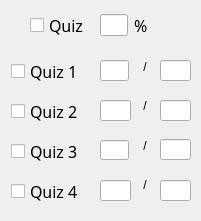
      <widget class="QWidget" name="widget" native="true">
       <property name="geometry">
        <rect>
         <x>50</x>
         <y>400</y>
         <width>201</width>
         <height>221</height>
        </rect>
       </property>
       <property name="styleSheet">
        <string notr="true">font: 12pt &quot;Bahnschrift SemiBold&quot;;
</string>
       </property>
       <widget class="QWidget" name="layoutWidget">
        <property name="geometry">
         <rect>
          <x>30</x>
          <y>10</y>
          <width>131</width>
          <height>31</height>
         </rect>
        </property>
        <layout class="QHBoxLayout" name="horizontalLayout_9">
         <item>
          <widget class="QCheckBox" name="quizChk">
           <property name="font">
            <font>
             <family>Bahnschrift SemiBold</family>
             <pointsize>12</pointsize>
             <weight>50</weight>
             <italic>false</italic>
             <bold>false</bold>
            </font>
           </property>
           <property name="text">
            <string>Quiz </string>
           </property>
          </widget>
         </item>
         <item>
          <layout class="QHBoxLayout" name="horizontalLayout">
           <item>
            <widget class="QLineEdit" name="assPct1_3">
             <property name="sizePolicy">
              <sizepolicy hsizetype="Ignored" vsizetype="Fixed">
               <horstretch>0</horstretch>
               <verstretch>0</verstretch>
              </sizepolicy>
             </property>
             <property name="styleSheet">
              <string notr="true">font: 25 10pt &quot;Bahnschrift Light&quot;;</string>
             </property>
            </widget>
           </item>
           <item>
            <widget class="QLabel" name="label_179">
             <property name="font">
              <font>
               <family>Bahnschrift SemiBold</family>
               <pointsize>12</pointsize>
               <weight>50</weight>
               <italic>false</italic>
               <bold>false</bold>
              </font>
             </property>
             <property name="text">
              <string>%</string>
             </property>
            </widget>
           </item>
          </layout>
         </item>
        </layout>
       </widget>
       <widget class="QWidget" name="layoutWidget">
        <property name="geometry">
         <rect>
          <x>140</x>
          <y>50</y>
          <width>20</width>
          <height>151</height>
         </rect>
        </property>
        <layout class="QVBoxLayout" name="verticalLayout_5">
         <item>
          <widget class="QLabel" name="label_16">
           <property name="text">
            <string> / </string>
           </property>
          </widget>
         </item>
         <item>
          <widget class="QLabel" name="label_13">
           <property name="text">
            <string> /</string>
           </property>
          </widget>
         </item>
         <item>
          <widget class="QLabel" name="label_15">
           <property name="text">
            <string> /</string>
           </property>
          </widget>
         </item>
         <item>
          <widget class="QLabel" name="label_14">
           <property name="text">
            <string> /</string>
           </property>
          </widget>
         </item>
        </layout>
       </widget>
       <widget class="QLineEdit" name="qL1">
        <property name="geometry">
         <rect>
          <x>100</x>
          <y>60</y>
          <width>29</width>
          <height>21</height>
         </rect>
        </property>
        <property name="styleSheet">
         <string notr="true">font: 25 10pt &quot;Bahnschrift Light&quot;;</string>
        </property>
       </widget>
       <widget class="QLineEdit" name="qL2">
        <property name="geometry">
         <rect>
          <x>100</x>
          <y>100</y>
          <width>31</width>
          <height>21</height>
         </rect>
        </property>
        <property name="styleSheet">
         <string notr="true">font: 25 10pt &quot;Bahnschrift Light&quot;;</string>
        </property>
       </widget>
       <widget class="QLineEdit" name="qL3">
        <property name="geometry">
         <rect>
          <x>100</x>
          <y>140</y>
          <width>29</width>
          <height>20</height>
         </rect>
        </property>
        <property name="styleSheet">
         <string notr="true">font: 25 10pt &quot;Bahnschrift Light&quot;;</string>
        </property>
       </widget>
       <widget class="QLineEdit" name="qL4">
        <property name="geometry">
         <rect>
          <x>100</x>
          <y>180</y>
          <width>31</width>
          <height>21</height>
         </rect>
        </property>
        <property name="styleSheet">
         <string notr="true">font: 25 10pt &quot;Bahnschrift Light&quot;;</string>
        </property>
       </widget>
       <widget class="QLineEdit" name="pctQ1">
        <property name="geometry">
         <rect>
          <x>160</x>
          <y>60</y>
          <width>31</width>
          <height>21</height>
         </rect>
        </property>
        <property name="styleSheet">
         <string notr="true">font: 25 10pt &quot;Bahnschrift Light&quot;;</string>
        </property>
       </widget>
       <widget class="QLineEdit" name="pctQ2">
        <property name="geometry">
         <rect>
          <x>160</x>
          <y>100</y>
          <width>31</width>
          <height>21</height>
         </rect>
        </property>
        <property name="styleSheet">
         <string notr="true">font: 25 10pt &quot;Bahnschrift Light&quot;;</string>
        </property>
       </widget>
       <widget class="QLineEdit" name="pctQ3">
        <property name="geometry">
         <rect>
          <x>160</x>
          <y>139</y>
          <width>31</width>
          <height>21</height>
         </rect>
        </property>
        <property name="styleSheet">
         <string notr="true">font: 25 10pt &quot;Bahnschrift Light&quot;;</string>
        </property>
       </widget>
       <widget class="QLineEdit" name="pctQ4">
        <property name="geometry">
         <rect>
          <x>160</x>
          <y>180</y>
          <width>31</width>
          <height>21</height>
         </rect>
        </property>
        <property name="styleSheet">
         <string notr="true">font: 25 10pt &quot;Bahnschrift Light&quot;;</string>
        </property>
       </widget>
       <widget class="QCheckBox" name="q1">
        <property name="geometry">
         <rect>
          <x>11</x>
          <y>60</y>
          <width>64</width>
          <height>23</height>
         </rect>
        </property>
        <property name="font">
         <font>
          <family>Bahnschrift SemiBold</family>
          <pointsize>12</pointsize>
          <weight>50</weight>
          <italic>false</italic>
          <bold>false</bold>
         </font>
        </property>
        <property name="text">
         <string>Quiz 1</string>
        </property>
        <property name="checkable">
         <bool>true</bool>
        </property>
        <property name="checked">
         <bool>false</bool>
        </property>
        <property name="tristate">
         <bool>false</bool>
        </property>
       </widget>
       <widget class="QCheckBox" name="q2">
        <property name="geometry">
         <rect>
          <x>11</x>
          <y>100</y>
          <width>67</width>
          <height>23</height>
         </rect>
        </property>
        <property name="font">
         <font>
          <family>Bahnschrift SemiBold</family>
          <pointsize>12</pointsize>
          <weight>50</weight>
          <italic>false</italic>
          <bold>false</bold>
         </font>
        </property>
        <property name="text">
         <string>Quiz 2</string>
        </property>
        <property name="checkable">
         <bool>true</bool>
        </property>
        <property name="checked">
         <bool>false</bool>
        </property>
        <property name="tristate">
         <bool>false</bool>
        </property>
       </widget>
       <widget class="QCheckBox" name="q3">
        <property name="geometry">
         <rect>
          <x>11</x>
          <y>140</y>
          <width>67</width>
          <height>23</height>
         </rect>
        </property>
        <property name="font">
         <font>
          <family>Bahnschrift SemiBold</family>
          <pointsize>12</pointsize>
          <weight>50</weight>
          <italic>false</italic>
          <bold>false</bold>
         </font>
        </property>
        <property name="text">
         <string>Quiz 3</string>
        </property>
        <property name="checkable">
         <bool>true</bool>
        </property>
       </widget>
       <widget class="QCheckBox" name="q4">
        <property name="geometry">
         <rect>
          <x>11</x>
          <y>180</y>
          <width>68</width>
          <height>23</height>
         </rect>
        </property>
        <property name="font">
         <font>
          <family>Bahnschrift SemiBold</family>
          <pointsize>12</pointsize>
          <weight>50</weight>
          <italic>false</italic>
          <bold>false</bold>
         </font>
        </property>
        <property name="text">
         <string>Quiz 4</string>
        </property>
        <property name="checkable">
         <bool>true</bool>
        </property>
        <property name="checked">
         <bool>false</bool>
        </property>
        <property name="tristate">
         <bool>false</bool>
        </property>
       </widget>
      </widget>
